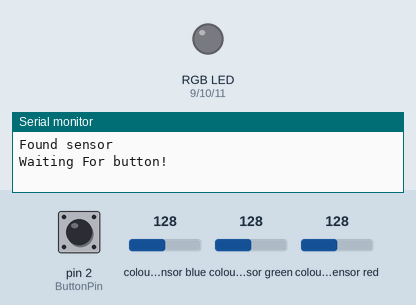
The sketch below on a simulated Arduino Uno, built with avr-gcc and run on an emulated ATmega328P. On the bench: an RGB LED mixed from three pins (HIGH = lit), the last lines printed to the serial monitor. The test bench sets the inputs (shaded band); at power-on: pin 2 (ButtonPin) HIGH, colour sensor blue 128, colour sensor green 128, colour sensor red 128. Dim RGB values are drawn brighter than linear.

Above: at 0.8 s.
0.9 s: pin 2 (ButtonPin) pulled LOW for 3.2 s
At 4.1 s:
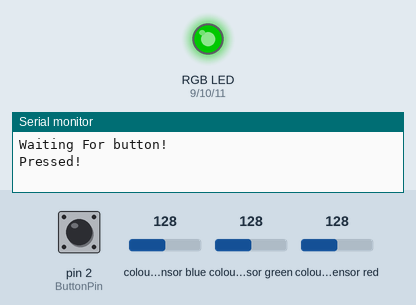
5.6 s: pin 2 (ButtonPin) pulled LOW for 0.15 s
At 6.0 s:
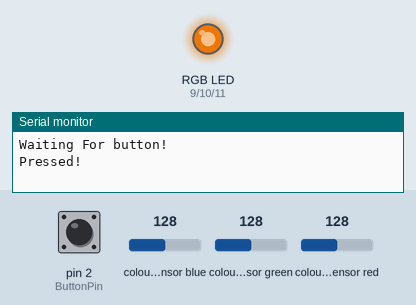
8.3 s: pin 2 (ButtonPin) driven LOW
At 10.5 s:
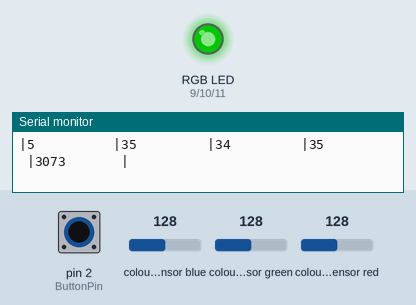
Timing chart, 0 to 12.0 s (numbered marks = the images above; inputs shaded):
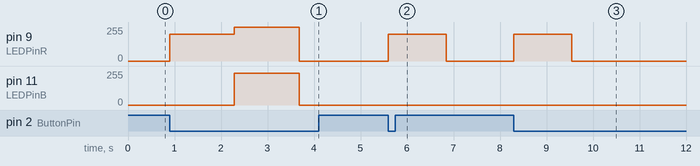

The sketch:

SorterCode.ino
```cpp
/*
   Tijmen Van Der Beek
   5/25/2021
   SorterCode
   This program is going to run the candy sorting and dispensing machine.
   The goal is to sort candy by it's color into seperate cases and dispense it with a nfc reader.

   Peripherals:
   Small OLed Display
   Stepper Motor
   RGB Color Sensor
   RGB Led
*/

#include <SPI.h>
#include <Wire.h>
#include <Adafruit_GFX.h>
#include <Adafruit_SSD1306.h>
#include <Fonts/FreeMono9pt7b.h>
#include <Fonts/FreeMonoBold9pt7b.h>
#include <Adafruit_TCS34725.h>

#define CaliOffset 0
#define CaliClear 1
#define CaliRGB 2

void padding(char* str, char* format, int padding);

//--------------------------------PINS---------------------------------//
//LED
#define LEDPinR 9
#define LEDPinG 10
#define LEDPinB 11

//Button
#define ButtonPin 2

//Display
#define displaySCL A5 //can't Change
#define displaySDA A4 //can't Change
#define OLED_RESET -1 //reset pin //can't Change

#define SCREEN_WIDTH 128 //display width
#define SCREEN_HEIGHT 32 //display height
#define SCREEN_ADDRESS 0x3C

//Adafruit_SSD1306 display(SCREEN_WIDTH, SCREEN_HEIGHT, &Wire, OLED_RESET);

//Stepper Motor

//Color Sensor
#define sensorSCL A5 //can't Change
#define sensorSDA A4 //can't Change

Adafruit_TCS34725 colorSensor = Adafruit_TCS34725(TCS34725_INTEGRATIONTIME_24MS, TCS34725_GAIN_1X);

//StartUp Bitmap
static const unsigned char PROGMEM startup_bmp[] =
{
    0x00, 0x00, 0x00, 0x00, 0x00, 0x00, 0x00, 0x00, 0x00, 0x00, 0x00, 0x00, 0x00, 0x00, 0x00, 0x00,
    0x00, 0x00, 0x00, 0x00, 0x00, 0x00, 0x00, 0x00, 0x00, 0x00, 0x00, 0x00, 0x00, 0x00, 0x00, 0x00,
    0x00, 0x00, 0x00, 0x00, 0x00, 0x00, 0x00, 0x00, 0x00, 0x00, 0x00, 0x00, 0x00, 0x00, 0x00, 0x00,
    0x00, 0x00, 0x00, 0x00, 0x00, 0x00, 0x00, 0x00, 0x00, 0x00, 0x00, 0x00, 0x00, 0x00, 0x00, 0x00,
    0x00, 0x00, 0x00, 0x00, 0x00, 0x00, 0x00, 0x00, 0x00, 0x00, 0x00, 0x00, 0x00, 0x00, 0x00, 0x00,
    0x00, 0x00, 0x0f, 0xe0, 0x00, 0x00, 0x00, 0x00, 0x00, 0x00, 0x00, 0x00, 0x00, 0x00, 0x00, 0x00,
    0x00, 0x00, 0x0f, 0xc0, 0x06, 0xc1, 0x83, 0x33, 0xfc, 0x7f, 0x88, 0x04, 0x80, 0x4c, 0xff, 0x00,
    0x00, 0x80, 0x2f, 0x80, 0x1e, 0xf1, 0x83, 0x33, 0xfe, 0x7f, 0xdc, 0x0e, 0xc0, 0xcc, 0xff, 0x80,
    0x02, 0xc0, 0x6f, 0x00, 0x3e, 0xf9, 0x83, 0x33, 0xfe, 0x7f, 0xce, 0x1c, 0xe1, 0xcc, 0xff, 0x80,
    0x06, 0xe0, 0xee, 0x00, 0x38, 0x39, 0x83, 0x30, 0x06, 0x00, 0xc7, 0x38, 0x73, 0xcc, 0x01, 0x80,
    0x00, 0xf1, 0xec, 0x00, 0x70, 0x18, 0x03, 0x00, 0x06, 0x00, 0xc2, 0x70, 0x3f, 0xc0, 0x01, 0x80,
    0x00, 0xf3, 0xe8, 0x00, 0x70, 0x01, 0xff, 0x30, 0x06, 0x00, 0xc0, 0xe0, 0x1e, 0xcc, 0x01, 0x80,
    0x00, 0xe7, 0xe0, 0x00, 0x70, 0x01, 0xff, 0x33, 0xfe, 0x7f, 0xc0, 0xc0, 0x0c, 0xcc, 0xff, 0x80,
    0x00, 0x00, 0x00, 0x00, 0x70, 0x19, 0x83, 0x33, 0xfc, 0x7f, 0x80, 0xc0, 0x00, 0xcc, 0xff, 0x00,
    0x00, 0x7f, 0xc0, 0x00, 0x38, 0x39, 0x83, 0x33, 0x00, 0x60, 0x00, 0xc0, 0xc0, 0xcc, 0xc0, 0x00,
    0x00, 0x3f, 0xc0, 0x00, 0x3e, 0xf9, 0x83, 0x33, 0x00, 0x60, 0x00, 0xc0, 0xc0, 0xcc, 0xc0, 0x00,
    0x00, 0x1f, 0xc0, 0x00, 0x1e, 0xf1, 0x83, 0x33, 0x00, 0x60, 0x00, 0xc0, 0xc0, 0xcc, 0xc0, 0x00,
    0x00, 0x0f, 0x80, 0x00, 0x06, 0xc1, 0x83, 0x33, 0x00, 0x60, 0x00, 0xc0, 0xc0, 0xcc, 0xc0, 0x00,
    0x00, 0x07, 0xa0, 0x00, 0x00, 0x00, 0x00, 0x00, 0x00, 0x00, 0x00, 0x00, 0x00, 0x00, 0x00, 0x00,
    0x00, 0x03, 0xa0, 0x00, 0x00, 0x00, 0x00, 0x00, 0x00, 0x00, 0x00, 0x00, 0x00, 0x00, 0x00, 0x00,
    0x00, 0x01, 0x20, 0x00, 0x00, 0x00, 0x00, 0x00, 0x00, 0x00, 0x00, 0x00, 0x00, 0x00, 0x00, 0x00,
    0x00, 0x00, 0x60, 0x00, 0x36, 0x72, 0x75, 0x13, 0x0e, 0xaa, 0x26, 0x30, 0x00, 0x00, 0x00, 0x00,
    0x00, 0x00, 0x60, 0x00, 0x45, 0x45, 0x25, 0x94, 0x04, 0xab, 0x28, 0x40, 0x00, 0x00, 0x00, 0x00,
    0x00, 0x00, 0x60, 0x00, 0x46, 0x67, 0x25, 0x55, 0x84, 0xea, 0xab, 0x30, 0x00, 0x00, 0x00, 0x00,
    0x00, 0x00, 0xe0, 0x00, 0x45, 0x45, 0x25, 0x34, 0x84, 0xaa, 0x69, 0x08, 0x00, 0x00, 0x00, 0x00,
    0x00, 0x00, 0x60, 0x00, 0x35, 0x75, 0x25, 0x13, 0x04, 0xaa, 0x26, 0x30, 0x00, 0x00, 0x00, 0x00,
    0x00, 0x00, 0x00, 0x00, 0x00, 0x00, 0x00, 0x00, 0x00, 0x00, 0x00, 0x00, 0x00, 0x00, 0x00, 0x00,
    0x00, 0x00, 0x00, 0x00, 0x00, 0x00, 0x00, 0x00, 0x00, 0x00, 0x00, 0x00, 0x00, 0x00, 0x00, 0x00,
    0x00, 0x00, 0x00, 0x00, 0x00, 0x00, 0x00, 0x00, 0x00, 0x00, 0x00, 0x00, 0x00, 0x00, 0x00, 0x00,
    0x00, 0x00, 0x00, 0x00, 0x00, 0x00, 0x00, 0x00, 0x00, 0x00, 0x00, 0x00, 0x00, 0x00, 0x00, 0x00,
    0x00, 0x00, 0x00, 0x00, 0x00, 0x00, 0x00, 0x00, 0x00, 0x00, 0x00, 0x00, 0x00, 0x00, 0x00, 0x00,
    0x00, 0x00, 0x00, 0x00, 0x00, 0x00, 0x00, 0x00, 0x00, 0x00, 0x00, 0x00, 0x00, 0x00, 0x00, 0x00
};

//Variables
bool buttonPressed = false;
int debounceTime = 0;
int32_t offset[] = {0, 0, 0, 0};
float multiplier[] = {1, 1, 1, -.757};
float ratio[] = {0, 0, 0, 0};
uint16_t caliNum = 0; //number of times rgb has been calibrated

void setup() {
  //LED setup
  pinMode(LEDPinR, OUTPUT);
  pinMode(LEDPinG, OUTPUT);
  pinMode(LEDPinB, OUTPUT);

  //Button Setup
  pinMode(ButtonPin, INPUT_PULLUP);
  attachInterrupt(digitalPinToInterrupt(ButtonPin), buttonISR, FALLING);

  //Display Setup
  Serial.begin(9600);

  // SSD1306_SWITCHCAPVCC = generate display voltage from 3.3V internally
  /*
  if(!display.begin(SSD1306_SWITCHCAPVCC, SCREEN_ADDRESS)) {
    Serial.println(F("SSD1306 allocation failed"));
    for(;;); // Don't proceed, loop forever
  }

  display.clearDisplay();
  display.drawBitmap(0, 0, startup_bmp, 128, 32, 1);
  display.display();
  delay(2000);

  display.clearDisplay();
  display.drawPixel(1, 1, SSD1306_WHITE);
  display.setFont(&FreeMono9pt7b);
  display.drawChar(30, 30, 'H', 1, 0, 1);
  display.display();
  */

  if (colorSensor.begin()) {
    Serial.println("Found sensor");
  } else {
    Serial.println("No TCS34725 found ... check your connections");
    while (1);
  }

  interrupts();
  CalibrateColorSensor();
}

void loop() {
  uint16_t t[11][4];
  setLed(0, 100, 0);
  waitForUser();
  runSensor(t, false);
  printTable("Color Table", t);
  //float r, g, b, c;//, colorTemp, lux;

  //colorSensor.getRawData(&r, &g, &b, &c);
  //colorTemp = tcs.calculateColorTemperature_dn40(r, g, b, c);
  //lux = tcs.calculateLux(r, g, b);

  //Serial.print("Color Temp: "); Serial.print(colorTemp, DEC); Serial.print(" K - ");
  //Serial.print("Lux: "); Serial.print(lux, DEC); Serial.print(" - ");
  //Serial.print("Red:   "); Serial.print(r); Serial.print(" ");
  //Serial.print("Green: "); Serial.print(g); Serial.print(" ");
  //Serial.print("Blue:  "); Serial.print(b); Serial.print(" ");
  //Serial.print("Clear: "); Serial.print(c); Serial.print(" ");
  //Serial.println(" ");

}

//---------------------------------Functions--------------------------------//
/*
   setLed
   sets the rgb led color
   Input:
   int red value (0-255)
   int green value (0-255)
   int blue value (0-255)
*/
void setLed(int rVal, int gVal, int bVal){
  analogWrite (LEDPinR, rVal);
  analogWrite (LEDPinG, gVal);
  analogWrite (LEDPinB, bVal);
}

void waitForUser(){
  Serial.println("Waiting For button!");
  while(digitalRead(ButtonPin) == 1){}
  Serial.println("Pressed!");
  buttonPressed == false;
}

//ISRs
/*
   buttonISR
   sets clear_tags to true and sets led to pink
*/
void buttonISR() {
  setLed(200, 100, 0);
  if(millis() - debounceTime > 100){
    delay(5);
    if(digitalRead(ButtonPin) == 0){
      buttonPressed = true;
    }
  }
  debounceTime = millis();
}

//Test Functions
void CalibrateColorSensor(){
  uint16_t t[11][4];
  //Black (49, 48, 49)
  setLed(0, 0, 0);
  waitForUser();
  calibrateColorSensor(49, 48, 49, t, CaliOffset);
  printTable("Black <--------", t);

  //White (229, 226, 218)
  setLed(255, 100, 240);
  waitForUser();
  calibrateColorSensor(229, 226, 218, t, CaliClear);
  printTable("White <--------", t);
  /*
  //Red (164, 46, 55)
  setLed(255, 0, 0);
  waitForUser();
  calibrateColorSensor(164, 46, 55, t, CaliRGB);
  printTable("Red <--------", t);

  //Green (127, 172, 110)
  setLed(0, 100, 0);
  waitForUser();
  calibrateColorSensor(127, 172, 110, t, CaliRGB);
  printTable("Green <--------", t);

  //Blue (1, 93, 135)
  setLed(0, 0, 240);
  waitForUser();
  calibrateColorSensor(1, 93, 135, t, CaliRGB);
  printTable("Blue <--------", t);*/
}

/*
  order matter offset -> clear_multiplier -> rgb_multiplier
  offset: 0
  clear_multiplyer: 1
  rgb_multiplyer: 2
*/
void calibrateColorSensor(int trueR, int trueG, int trueB, uint16_t table[11][4], uint8_t type){
  runSensor(table, true);

  float rVal = table[10][0];
  float gVal = table[10][1];
  float bVal = table[10][2];
  float cVal = table[10][3];
  float avgSensorVal;
  float avgActualVal;


  if(type == CaliOffset){
    offset[0] = rVal - trueR;
    offset[1] = gVal - trueG;
    offset[2] = bVal - trueB;

    multiplier[0] = ((float) trueR) / rVal;
    multiplier[1] = ((float) trueG) / gVal;
    multiplier[2] = ((float) trueB) / bVal;

    offset[3] = cVal;
  }
  else if(type == CaliClear){
    calcOffset(&rVal, &gVal, &bVal, &cVal);

    avgSensorVal = (float (rVal + gVal + bVal)) / 3;
    avgActualVal = (float (trueR + trueG + trueB)) / 3;

    multiplier[3] = log(avgActualVal / (avgSensorVal * cVal)) / log(cVal);
  }
  else if(type == CaliRGB){
    calcOffset(&rVal, &gVal, &bVal, &cVal);
    calcSaturation(&rVal, &gVal, &bVal, &cVal);

    ratio[0] *= caliNum;
    ratio[1] *= caliNum;
    ratio[2] *= caliNum++;

    ratio[0] += trueR / ((rVal * rVal) - (trueR * rVal) + trueR);
    ratio[1] += trueG / ((gVal * gVal) - (trueG * gVal) + trueG);
    ratio[2] += trueB / ((bVal * bVal) - (trueB * bVal) + trueB);

    ratio[0] /= caliNum;
    ratio[1] /= caliNum;
    ratio[2] /= caliNum;
  }

  char s[100] = "";
  Serial.println();
  Serial.print("Offsets: ");
  Serial.print(offset[0]); Serial.print(", ");
  Serial.print(offset[1]); Serial.print(", ");
  Serial.print(offset[2]); Serial.print(", ");
  Serial.println(offset[3]);
  Serial.print("Multipliers: ");
  Serial.print(multiplier[0], 6); Serial.print(", ");
  Serial.print(multiplier[1], 6); Serial.print(", ");
  Serial.print(multiplier[2], 6); Serial.print(", ");
  Serial.println(multiplier[3], 6);
  Serial.print("Ratios: ");
  Serial.print(ratio[0], 6); Serial.print(", ");
  Serial.print(ratio[1], 6); Serial.print(", ");
  Serial.print(ratio[2], 6); Serial.print(", ");
  Serial.println(ratio[3], 6);
  Serial.println();
}

void runSensor(uint16_t table[11][4], bool raw){
  uint16_t rawR, rawG, rawB, rawC;
  float rVal, gVal, bVal, cVal;
  long avgR = 0, avgG = 0, avgB = 0, avgC = 0;

  for(int i = 0; i < 10; i++){
    colorSensor.getRawData(&rawR, &rawG, &rawB, &rawC);

    rVal = ((float) rawR / rawC) * 255;
    gVal = ((float) rawG / rawC) * 255;
    bVal = ((float) rawB / rawC) * 255;
    cVal = rawC;


    if(raw == false){
      calcOffset(&rVal, &gVal, &bVal, &cVal);
      calcSaturation(&rVal, &gVal, &bVal, &cVal);
      //calcRGB(&rVal, &gVal, &bVal, &cVal);
    }

    table[i][0] = rVal;
    table[i][1] = gVal;
    table[i][2] = bVal;
    table[i][3] = rawC;

    avgR += table[i][0];
    avgG += table[i][1];
    avgB += table[i][2];
    avgC += table[i][3];
  }

  table[10][0] = avgR / 10;
  table[10][1] = avgG / 10;
  table[10][2] = avgB / 10;
  table[10][3] = avgC / 10;
}

/*
  Calculates the offset for the rgbc values
*/
void calcOffset(float* r, float* g, float* b, float* c){
  float rOffset = ratio[0] * offset[0];
  float gOffset = ratio[1] * offset[1];
  float bOffset = ratio[2] * offset[2];

  float rMulti = (1 - ratio[0]) * multiplier[0];
  float gMulti = (1 - ratio[1]) * multiplier[1];
  float bMulti = (1 - ratio[2]) * multiplier[2];

  *r = (*r - rOffset) * (*r > rOffset);
  *g = (*g - gOffset) * (*g > gOffset);
  *b = (*b - bOffset) * (*b > bOffset);

  *r *= rMulti;
  *g *= gMulti;
  *b *= bMulti;

  *c = ((*c - offset[3]) * (offset[3] < *c)) + (offset[3] >= *c);
}

/*
  Caluculates the Saturation Values for the rgb from the clear value.
  Forumla: y = 0.7128x^(-0.757)
           saturated_rgb = rgb * c * y
*/
void calcSaturation(float* r, float* g, float* b, float* c){
  *c *= .7128 * pow(*c, multiplier[3]);  //-.757
  *r = *r * *c;
  *g = *g * *c;
  *b = *b * *c;
}

void printTable(char* title, uint16_t table[11][4]){
  char temp[100] = "";

  Serial.println(title);

  sprintf(temp, "|%-11s|%-11s|%-11s|%-11s|%-11s|", "", "Red", "Green", "Blue", "Clear");
  Serial.println(temp);

  for(int i = 0; i < 10; i++){
    sprintf(temp, "|%-11i|%-11u|%-11u|%-11u|%-11u|", i, table[i][0], table[i][1], table[i][2], table[i][3]);
    Serial.println(temp);
  }

  sprintf(temp, "|%-11s|%-11u|%-11u|%-11u|%-11u|", "Average", table[10][0], table[10][1], table[10][2], table[10][3]);
  Serial.println(temp);
}
```

Measured:
- after the input at 0.9 s, pin 9 (LEDPinR): 0/255 → 200/255 at once, → 255/255 1.4 s later, → 0/255 1.4 s later; pin 10 (LEDPinG): 0/255 → 100/255 at once; pin 11 (LEDPinB): 0/255 → 240/255 after 1.4 s, → 0/255 1.4 s later
- after the input at 5.6 s, pin 9 (LEDPinR): 0/255 → 200/255 at once, → 0/255 1.2 s later
- after the input at 8.3 s, pin 9 (LEDPinR): 0/255 → 200/255 at once, → 0/255 1.2 s later
